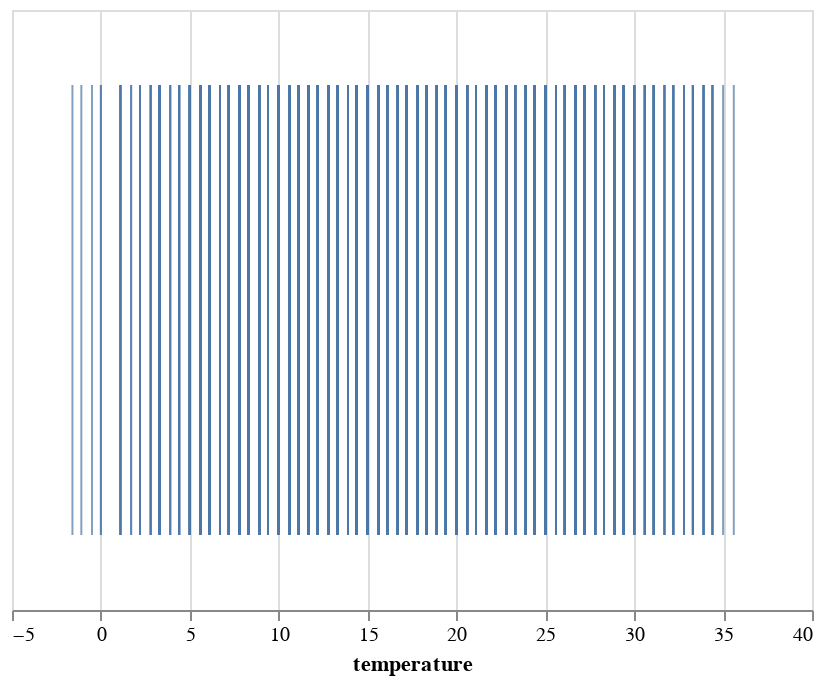

Notebook code for this chart:
### Markdown cell above
Back to the strip plot:

### Code cell
alt.Chart(df).mark_tick().encode(x=alt.X('temperature'))

### Figure 1 — Vega-Lite specification as saved in the notebook (floating-point values rounded to 4 significant figures; data arrays with more than 128 entries replaced by an {"elided": "..."} marker saying what was removed)
{"$schema": "https://vega.github.io/schema/vega-lite/v2.6.0.json", "config": {"view": {"height": 300, "width": 400}}, "data": {"name": "data-d4a756336a072a66ce3177ae223f1a37"}, "datasets": {"data-d4a756336a072a66ce3177ae223f1a37": {"elided": "1461 records"}}, "encoding": {"x": {"field": "temperature", "type": "quantitative"}}, "mark": "tick"}
